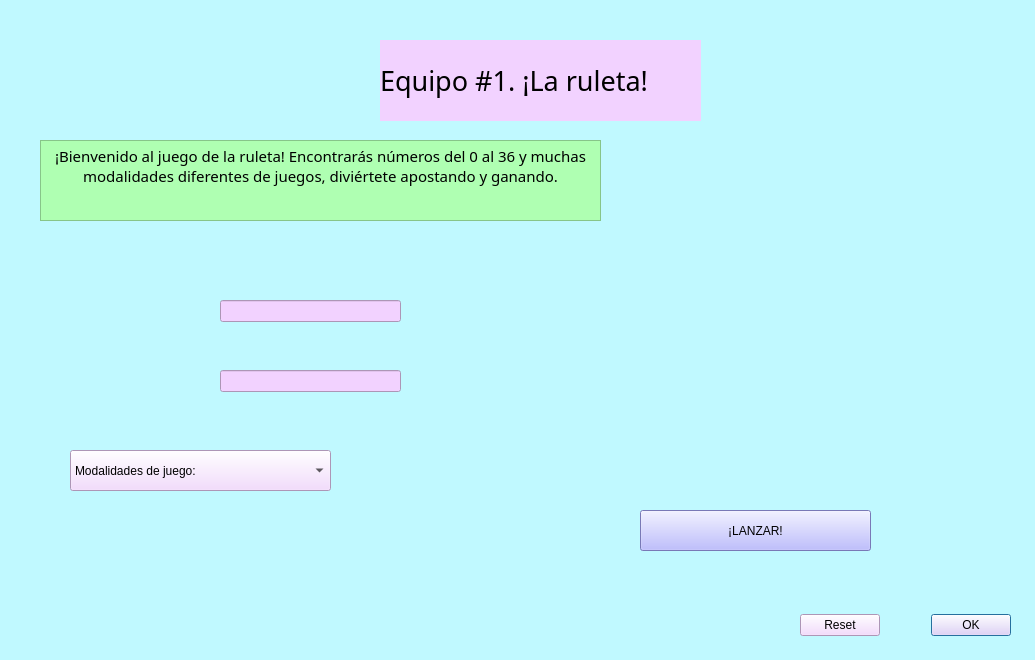
<?xml version="1.0" encoding="UTF-8"?>
<ui version="4.0">
 <class>Dialog</class>
 <widget class="QDialog" name="Dialog">
  <property name="geometry">
   <rect>
    <x>0</x>
    <y>0</y>
    <width>1035</width>
    <height>660</height>
   </rect>
  </property>
  <property name="windowTitle">
   <string>Dialog</string>
  </property>
  <property name="styleSheet">
   <string notr="true">background-color: rgb(192, 249, 255);
alternate-background-color: rgb(255, 170, 255);</string>
  </property>
  <widget class="QDialogButtonBox" name="buttonBox">
   <property name="geometry">
    <rect>
     <x>800</x>
     <y>600</y>
     <width>211</width>
     <height>51</height>
    </rect>
   </property>
   <property name="styleSheet">
    <string notr="true">background-color: rgb(242, 210, 255);
font: 10pt &quot;Rufina&quot;;</string>
   </property>
   <property name="orientation">
    <enum>Qt::Horizontal</enum>
   </property>
   <property name="standardButtons">
    <set>QDialogButtonBox::Ok|QDialogButtonBox::Reset</set>
   </property>
  </widget>
  <widget class="QLabel" name="label">
   <property name="geometry">
    <rect>
     <x>70</x>
     <y>300</y>
     <width>121</width>
     <height>21</height>
    </rect>
   </property>
   <property name="palette">
    <palette>
     <active>
      <colorrole role="WindowText">
       <brush brushstyle="SolidPattern">
        <color alpha="255">
         <red>0</red>
         <green>0</green>
         <blue>0</blue>
        </color>
       </brush>
      </colorrole>
      <colorrole role="Button">
       <brush brushstyle="SolidPattern">
        <color alpha="255">
         <red>192</red>
         <green>249</green>
         <blue>255</blue>
        </color>
       </brush>
      </colorrole>
      <colorrole role="Base">
       <brush brushstyle="SolidPattern">
        <color alpha="255">
         <red>192</red>
         <green>249</green>
         <blue>255</blue>
        </color>
       </brush>
      </colorrole>
      <colorrole role="Window">
       <brush brushstyle="SolidPattern">
        <color alpha="255">
         <red>192</red>
         <green>249</green>
         <blue>255</blue>
        </color>
       </brush>
      </colorrole>
      <colorrole role="AlternateBase">
       <brush brushstyle="SolidPattern">
        <color alpha="255">
         <red>255</red>
         <green>170</green>
         <blue>255</blue>
        </color>
       </brush>
      </colorrole>
     </active>
     <inactive>
      <colorrole role="WindowText">
       <brush brushstyle="SolidPattern">
        <color alpha="255">
         <red>0</red>
         <green>0</green>
         <blue>0</blue>
        </color>
       </brush>
      </colorrole>
      <colorrole role="Button">
       <brush brushstyle="SolidPattern">
        <color alpha="255">
         <red>192</red>
         <green>249</green>
         <blue>255</blue>
        </color>
       </brush>
      </colorrole>
      <colorrole role="Base">
       <brush brushstyle="SolidPattern">
        <color alpha="255">
         <red>192</red>
         <green>249</green>
         <blue>255</blue>
        </color>
       </brush>
      </colorrole>
      <colorrole role="Window">
       <brush brushstyle="SolidPattern">
        <color alpha="255">
         <red>192</red>
         <green>249</green>
         <blue>255</blue>
        </color>
       </brush>
      </colorrole>
      <colorrole role="AlternateBase">
       <brush brushstyle="SolidPattern">
        <color alpha="255">
         <red>255</red>
         <green>170</green>
         <blue>255</blue>
        </color>
       </brush>
      </colorrole>
     </inactive>
     <disabled>
      <colorrole role="WindowText">
       <brush brushstyle="SolidPattern">
        <color alpha="255">
         <red>120</red>
         <green>120</green>
         <blue>120</blue>
        </color>
       </brush>
      </colorrole>
      <colorrole role="Button">
       <brush brushstyle="SolidPattern">
        <color alpha="255">
         <red>192</red>
         <green>249</green>
         <blue>255</blue>
        </color>
       </brush>
      </colorrole>
      <colorrole role="Base">
       <brush brushstyle="SolidPattern">
        <color alpha="255">
         <red>192</red>
         <green>249</green>
         <blue>255</blue>
        </color>
       </brush>
      </colorrole>
      <colorrole role="Window">
       <brush brushstyle="SolidPattern">
        <color alpha="255">
         <red>192</red>
         <green>249</green>
         <blue>255</blue>
        </color>
       </brush>
      </colorrole>
      <colorrole role="AlternateBase">
       <brush brushstyle="SolidPattern">
        <color alpha="255">
         <red>255</red>
         <green>170</green>
         <blue>255</blue>
        </color>
       </brush>
      </colorrole>
     </disabled>
    </palette>
   </property>
   <property name="font">
    <font>
     <family>Rufina</family>
    </font>
   </property>
  </widget>
  <widget class="QLineEdit" name="lineEdit">
   <property name="enabled">
    <bool>false</bool>
   </property>
   <property name="geometry">
    <rect>
     <x>220</x>
     <y>300</y>
     <width>181</width>
     <height>22</height>
    </rect>
   </property>
   <property name="palette">
    <palette>
     <active>
      <colorrole role="WindowText">
       <brush brushstyle="SolidPattern">
        <color alpha="255">
         <red>20</red>
         <green>199</green>
         <blue>56</blue>
        </color>
       </brush>
      </colorrole>
      <colorrole role="Button">
       <brush brushstyle="SolidPattern">
        <color alpha="255">
         <red>242</red>
         <green>210</green>
         <blue>255</blue>
        </color>
       </brush>
      </colorrole>
      <colorrole role="Light">
       <brush brushstyle="SolidPattern">
        <color alpha="255">
         <red>141</red>
         <green>255</green>
         <blue>34</blue>
        </color>
       </brush>
      </colorrole>
      <colorrole role="Midlight">
       <brush brushstyle="SolidPattern">
        <color alpha="255">
         <red>212</red>
         <green>46</green>
         <blue>227</blue>
        </color>
       </brush>
      </colorrole>
      <colorrole role="Dark">
       <brush brushstyle="SolidPattern">
        <color alpha="255">
         <red>125</red>
         <green>20</green>
         <blue>160</blue>
        </color>
       </brush>
      </colorrole>
      <colorrole role="Mid">
       <brush brushstyle="SolidPattern">
        <color alpha="255">
         <red>131</red>
         <green>15</green>
         <blue>160</blue>
        </color>
       </brush>
      </colorrole>
      <colorrole role="Text">
       <brush brushstyle="SolidPattern">
        <color alpha="255">
         <red>0</red>
         <green>0</green>
         <blue>0</blue>
        </color>
       </brush>
      </colorrole>
      <colorrole role="ButtonText">
       <brush brushstyle="SolidPattern">
        <color alpha="255">
         <red>0</red>
         <green>0</green>
         <blue>0</blue>
        </color>
       </brush>
      </colorrole>
      <colorrole role="Base">
       <brush brushstyle="SolidPattern">
        <color alpha="255">
         <red>242</red>
         <green>210</green>
         <blue>255</blue>
        </color>
       </brush>
      </colorrole>
      <colorrole role="Window">
       <brush brushstyle="SolidPattern">
        <color alpha="255">
         <red>242</red>
         <green>210</green>
         <blue>255</blue>
        </color>
       </brush>
      </colorrole>
      <colorrole role="AlternateBase">
       <brush brushstyle="SolidPattern">
        <color alpha="255">
         <red>255</red>
         <green>170</green>
         <blue>255</blue>
        </color>
       </brush>
      </colorrole>
     </active>
     <inactive>
      <colorrole role="WindowText">
       <brush brushstyle="SolidPattern">
        <color alpha="255">
         <red>20</red>
         <green>199</green>
         <blue>56</blue>
        </color>
       </brush>
      </colorrole>
      <colorrole role="Button">
       <brush brushstyle="SolidPattern">
        <color alpha="255">
         <red>242</red>
         <green>210</green>
         <blue>255</blue>
        </color>
       </brush>
      </colorrole>
      <colorrole role="Light">
       <brush brushstyle="SolidPattern">
        <color alpha="255">
         <red>141</red>
         <green>255</green>
         <blue>34</blue>
        </color>
       </brush>
      </colorrole>
      <colorrole role="Midlight">
       <brush brushstyle="SolidPattern">
        <color alpha="255">
         <red>212</red>
         <green>46</green>
         <blue>227</blue>
        </color>
       </brush>
      </colorrole>
      <colorrole role="Dark">
       <brush brushstyle="SolidPattern">
        <color alpha="255">
         <red>125</red>
         <green>20</green>
         <blue>160</blue>
        </color>
       </brush>
      </colorrole>
      <colorrole role="Mid">
       <brush brushstyle="SolidPattern">
        <color alpha="255">
         <red>131</red>
         <green>15</green>
         <blue>160</blue>
        </color>
       </brush>
      </colorrole>
      <colorrole role="Text">
       <brush brushstyle="SolidPattern">
        <color alpha="255">
         <red>0</red>
         <green>0</green>
         <blue>0</blue>
        </color>
       </brush>
      </colorrole>
      <colorrole role="ButtonText">
       <brush brushstyle="SolidPattern">
        <color alpha="255">
         <red>0</red>
         <green>0</green>
         <blue>0</blue>
        </color>
       </brush>
      </colorrole>
      <colorrole role="Base">
       <brush brushstyle="SolidPattern">
        <color alpha="255">
         <red>242</red>
         <green>210</green>
         <blue>255</blue>
        </color>
       </brush>
      </colorrole>
      <colorrole role="Window">
       <brush brushstyle="SolidPattern">
        <color alpha="255">
         <red>242</red>
         <green>210</green>
         <blue>255</blue>
        </color>
       </brush>
      </colorrole>
      <colorrole role="AlternateBase">
       <brush brushstyle="SolidPattern">
        <color alpha="255">
         <red>255</red>
         <green>170</green>
         <blue>255</blue>
        </color>
       </brush>
      </colorrole>
     </inactive>
     <disabled>
      <colorrole role="WindowText">
       <brush brushstyle="SolidPattern">
        <color alpha="255">
         <red>125</red>
         <green>20</green>
         <blue>160</blue>
        </color>
       </brush>
      </colorrole>
      <colorrole role="Button">
       <brush brushstyle="SolidPattern">
        <color alpha="255">
         <red>242</red>
         <green>210</green>
         <blue>255</blue>
        </color>
       </brush>
      </colorrole>
      <colorrole role="Light">
       <brush brushstyle="SolidPattern">
        <color alpha="255">
         <red>141</red>
         <green>255</green>
         <blue>34</blue>
        </color>
       </brush>
      </colorrole>
      <colorrole role="Midlight">
       <brush brushstyle="SolidPattern">
        <color alpha="255">
         <red>212</red>
         <green>46</green>
         <blue>227</blue>
        </color>
       </brush>
      </colorrole>
      <colorrole role="Dark">
       <brush brushstyle="SolidPattern">
        <color alpha="255">
         <red>125</red>
         <green>20</green>
         <blue>160</blue>
        </color>
       </brush>
      </colorrole>
      <colorrole role="Mid">
       <brush brushstyle="SolidPattern">
        <color alpha="255">
         <red>131</red>
         <green>15</green>
         <blue>160</blue>
        </color>
       </brush>
      </colorrole>
      <colorrole role="Text">
       <brush brushstyle="SolidPattern">
        <color alpha="255">
         <red>125</red>
         <green>20</green>
         <blue>160</blue>
        </color>
       </brush>
      </colorrole>
      <colorrole role="ButtonText">
       <brush brushstyle="SolidPattern">
        <color alpha="255">
         <red>125</red>
         <green>20</green>
         <blue>160</blue>
        </color>
       </brush>
      </colorrole>
      <colorrole role="Base">
       <brush brushstyle="SolidPattern">
        <color alpha="255">
         <red>242</red>
         <green>210</green>
         <blue>255</blue>
        </color>
       </brush>
      </colorrole>
      <colorrole role="Window">
       <brush brushstyle="SolidPattern">
        <color alpha="255">
         <red>242</red>
         <green>210</green>
         <blue>255</blue>
        </color>
       </brush>
      </colorrole>
      <colorrole role="AlternateBase">
       <brush brushstyle="SolidPattern">
        <color alpha="255">
         <red>255</red>
         <green>170</green>
         <blue>255</blue>
        </color>
       </brush>
      </colorrole>
     </disabled>
    </palette>
   </property>
   <property name="font">
    <font>
     <family>Mongolian Baiti</family>
    </font>
   </property>
   <property name="styleSheet">
    <string notr="true">background-color: rgb(242, 210, 255);</string>
   </property>
   <property name="text">
    <string/>
   </property>
  </widget>
  <widget class="QLabel" name="label_2">
   <property name="geometry">
    <rect>
     <x>570</x>
     <y>140</y>
     <width>351</width>
     <height>381</height>
    </rect>
   </property>
   <property name="lineWidth">
    <number>1</number>
   </property>
   <property name="text">
    <string/>
   </property>
   <property name="pixmap">
    <pixmap>../ew/fianlgonorrea.png</pixmap>
   </property>
  </widget>
  <widget class="QLabel" name="label_3">
   <property name="geometry">
    <rect>
     <x>380</x>
     <y>40</y>
     <width>321</width>
     <height>81</height>
    </rect>
   </property>
   <property name="font">
    <font>
     <family>Rufina</family>
     <pointsize>20</pointsize>
     <weight>9</weight>
     <italic>false</italic>
     <bold>false</bold>
    </font>
   </property>
   <property name="styleSheet">
    <string notr="true">font: 75 20pt &quot;Rufina&quot;;
background-color: rgb(242, 210, 255);</string>
   </property>
   <property name="text">
    <string>Equipo #1. ¡La ruleta!</string>
   </property>
  </widget>
  <widget class="QLineEdit" name="lineEdit_2">
   <property name="enabled">
    <bool>false</bool>
   </property>
   <property name="geometry">
    <rect>
     <x>220</x>
     <y>370</y>
     <width>181</width>
     <height>22</height>
    </rect>
   </property>
   <property name="palette">
    <palette>
     <active>
      <colorrole role="WindowText">
       <brush brushstyle="SolidPattern">
        <color alpha="255">
         <red>20</red>
         <green>199</green>
         <blue>56</blue>
        </color>
       </brush>
      </colorrole>
      <colorrole role="Button">
       <brush brushstyle="SolidPattern">
        <color alpha="255">
         <red>242</red>
         <green>210</green>
         <blue>255</blue>
        </color>
       </brush>
      </colorrole>
      <colorrole role="Light">
       <brush brushstyle="SolidPattern">
        <color alpha="255">
         <red>141</red>
         <green>255</green>
         <blue>34</blue>
        </color>
       </brush>
      </colorrole>
      <colorrole role="Midlight">
       <brush brushstyle="SolidPattern">
        <color alpha="255">
         <red>212</red>
         <green>46</green>
         <blue>227</blue>
        </color>
       </brush>
      </colorrole>
      <colorrole role="Dark">
       <brush brushstyle="SolidPattern">
        <color alpha="255">
         <red>125</red>
         <green>20</green>
         <blue>160</blue>
        </color>
       </brush>
      </colorrole>
      <colorrole role="Mid">
       <brush brushstyle="SolidPattern">
        <color alpha="255">
         <red>131</red>
         <green>15</green>
         <blue>160</blue>
        </color>
       </brush>
      </colorrole>
      <colorrole role="Text">
       <brush brushstyle="SolidPattern">
        <color alpha="255">
         <red>0</red>
         <green>0</green>
         <blue>0</blue>
        </color>
       </brush>
      </colorrole>
      <colorrole role="ButtonText">
       <brush brushstyle="SolidPattern">
        <color alpha="255">
         <red>0</red>
         <green>0</green>
         <blue>0</blue>
        </color>
       </brush>
      </colorrole>
      <colorrole role="Base">
       <brush brushstyle="SolidPattern">
        <color alpha="255">
         <red>242</red>
         <green>210</green>
         <blue>255</blue>
        </color>
       </brush>
      </colorrole>
      <colorrole role="Window">
       <brush brushstyle="SolidPattern">
        <color alpha="255">
         <red>242</red>
         <green>210</green>
         <blue>255</blue>
        </color>
       </brush>
      </colorrole>
      <colorrole role="AlternateBase">
       <brush brushstyle="SolidPattern">
        <color alpha="255">
         <red>255</red>
         <green>170</green>
         <blue>255</blue>
        </color>
       </brush>
      </colorrole>
     </active>
     <inactive>
      <colorrole role="WindowText">
       <brush brushstyle="SolidPattern">
        <color alpha="255">
         <red>20</red>
         <green>199</green>
         <blue>56</blue>
        </color>
       </brush>
      </colorrole>
      <colorrole role="Button">
       <brush brushstyle="SolidPattern">
        <color alpha="255">
         <red>242</red>
         <green>210</green>
         <blue>255</blue>
        </color>
       </brush>
      </colorrole>
      <colorrole role="Light">
       <brush brushstyle="SolidPattern">
        <color alpha="255">
         <red>141</red>
         <green>255</green>
         <blue>34</blue>
        </color>
       </brush>
      </colorrole>
      <colorrole role="Midlight">
       <brush brushstyle="SolidPattern">
        <color alpha="255">
         <red>212</red>
         <green>46</green>
         <blue>227</blue>
        </color>
       </brush>
      </colorrole>
      <colorrole role="Dark">
       <brush brushstyle="SolidPattern">
        <color alpha="255">
         <red>125</red>
         <green>20</green>
         <blue>160</blue>
        </color>
       </brush>
      </colorrole>
      <colorrole role="Mid">
       <brush brushstyle="SolidPattern">
        <color alpha="255">
         <red>131</red>
         <green>15</green>
         <blue>160</blue>
        </color>
       </brush>
      </colorrole>
      <colorrole role="Text">
       <brush brushstyle="SolidPattern">
        <color alpha="255">
         <red>0</red>
         <green>0</green>
         <blue>0</blue>
        </color>
       </brush>
      </colorrole>
      <colorrole role="ButtonText">
       <brush brushstyle="SolidPattern">
        <color alpha="255">
         <red>0</red>
         <green>0</green>
         <blue>0</blue>
        </color>
       </brush>
      </colorrole>
      <colorrole role="Base">
       <brush brushstyle="SolidPattern">
        <color alpha="255">
         <red>242</red>
         <green>210</green>
         <blue>255</blue>
        </color>
       </brush>
      </colorrole>
      <colorrole role="Window">
       <brush brushstyle="SolidPattern">
        <color alpha="255">
         <red>242</red>
         <green>210</green>
         <blue>255</blue>
        </color>
       </brush>
      </colorrole>
      <colorrole role="AlternateBase">
       <brush brushstyle="SolidPattern">
        <color alpha="255">
         <red>255</red>
         <green>170</green>
         <blue>255</blue>
        </color>
       </brush>
      </colorrole>
     </inactive>
     <disabled>
      <colorrole role="WindowText">
       <brush brushstyle="SolidPattern">
        <color alpha="255">
         <red>125</red>
         <green>20</green>
         <blue>160</blue>
        </color>
       </brush>
      </colorrole>
      <colorrole role="Button">
       <brush brushstyle="SolidPattern">
        <color alpha="255">
         <red>242</red>
         <green>210</green>
         <blue>255</blue>
        </color>
       </brush>
      </colorrole>
      <colorrole role="Light">
       <brush brushstyle="SolidPattern">
        <color alpha="255">
         <red>141</red>
         <green>255</green>
         <blue>34</blue>
        </color>
       </brush>
      </colorrole>
      <colorrole role="Midlight">
       <brush brushstyle="SolidPattern">
        <color alpha="255">
         <red>212</red>
         <green>46</green>
         <blue>227</blue>
        </color>
       </brush>
      </colorrole>
      <colorrole role="Dark">
       <brush brushstyle="SolidPattern">
        <color alpha="255">
         <red>125</red>
         <green>20</green>
         <blue>160</blue>
        </color>
       </brush>
      </colorrole>
      <colorrole role="Mid">
       <brush brushstyle="SolidPattern">
        <color alpha="255">
         <red>131</red>
         <green>15</green>
         <blue>160</blue>
        </color>
       </brush>
      </colorrole>
      <colorrole role="Text">
       <brush brushstyle="SolidPattern">
        <color alpha="255">
         <red>125</red>
         <green>20</green>
         <blue>160</blue>
        </color>
       </brush>
      </colorrole>
      <colorrole role="ButtonText">
       <brush brushstyle="SolidPattern">
        <color alpha="255">
         <red>125</red>
         <green>20</green>
         <blue>160</blue>
        </color>
       </brush>
      </colorrole>
      <colorrole role="Base">
       <brush brushstyle="SolidPattern">
        <color alpha="255">
         <red>242</red>
         <green>210</green>
         <blue>255</blue>
        </color>
       </brush>
      </colorrole>
      <colorrole role="Window">
       <brush brushstyle="SolidPattern">
        <color alpha="255">
         <red>242</red>
         <green>210</green>
         <blue>255</blue>
        </color>
       </brush>
      </colorrole>
      <colorrole role="AlternateBase">
       <brush brushstyle="SolidPattern">
        <color alpha="255">
         <red>255</red>
         <green>170</green>
         <blue>255</blue>
        </color>
       </brush>
      </colorrole>
     </disabled>
    </palette>
   </property>
   <property name="font">
    <font>
     <family>Monotype Corsiva</family>
    </font>
   </property>
   <property name="styleSheet">
    <string notr="true">background-color: rgb(242, 210, 255);</string>
   </property>
   <property name="text">
    <string/>
   </property>
  </widget>
  <widget class="QLabel" name="label_4">
   <property name="geometry">
    <rect>
     <x>70</x>
     <y>370</y>
     <width>141</width>
     <height>21</height>
    </rect>
   </property>
   <property name="palette">
    <palette>
     <active>
      <colorrole role="WindowText">
       <brush brushstyle="SolidPattern">
        <color alpha="255">
         <red>0</red>
         <green>0</green>
         <blue>0</blue>
        </color>
       </brush>
      </colorrole>
      <colorrole role="Button">
       <brush brushstyle="SolidPattern">
        <color alpha="255">
         <red>192</red>
         <green>249</green>
         <blue>255</blue>
        </color>
       </brush>
      </colorrole>
      <colorrole role="Base">
       <brush brushstyle="SolidPattern">
        <color alpha="255">
         <red>192</red>
         <green>249</green>
         <blue>255</blue>
        </color>
       </brush>
      </colorrole>
      <colorrole role="Window">
       <brush brushstyle="SolidPattern">
        <color alpha="255">
         <red>192</red>
         <green>249</green>
         <blue>255</blue>
        </color>
       </brush>
      </colorrole>
      <colorrole role="AlternateBase">
       <brush brushstyle="SolidPattern">
        <color alpha="255">
         <red>255</red>
         <green>170</green>
         <blue>255</blue>
        </color>
       </brush>
      </colorrole>
     </active>
     <inactive>
      <colorrole role="WindowText">
       <brush brushstyle="SolidPattern">
        <color alpha="255">
         <red>0</red>
         <green>0</green>
         <blue>0</blue>
        </color>
       </brush>
      </colorrole>
      <colorrole role="Button">
       <brush brushstyle="SolidPattern">
        <color alpha="255">
         <red>192</red>
         <green>249</green>
         <blue>255</blue>
        </color>
       </brush>
      </colorrole>
      <colorrole role="Base">
       <brush brushstyle="SolidPattern">
        <color alpha="255">
         <red>192</red>
         <green>249</green>
         <blue>255</blue>
        </color>
       </brush>
      </colorrole>
      <colorrole role="Window">
       <brush brushstyle="SolidPattern">
        <color alpha="255">
         <red>192</red>
         <green>249</green>
         <blue>255</blue>
        </color>
       </brush>
      </colorrole>
      <colorrole role="AlternateBase">
       <brush brushstyle="SolidPattern">
        <color alpha="255">
         <red>255</red>
         <green>170</green>
         <blue>255</blue>
        </color>
       </brush>
      </colorrole>
     </inactive>
     <disabled>
      <colorrole role="WindowText">
       <brush brushstyle="SolidPattern">
        <color alpha="255">
         <red>120</red>
         <green>120</green>
         <blue>120</blue>
        </color>
       </brush>
      </colorrole>
      <colorrole role="Button">
       <brush brushstyle="SolidPattern">
        <color alpha="255">
         <red>192</red>
         <green>249</green>
         <blue>255</blue>
        </color>
       </brush>
      </colorrole>
      <colorrole role="Base">
       <brush brushstyle="SolidPattern">
        <color alpha="255">
         <red>192</red>
         <green>249</green>
         <blue>255</blue>
        </color>
       </brush>
      </colorrole>
      <colorrole role="Window">
       <brush brushstyle="SolidPattern">
        <color alpha="255">
         <red>192</red>
         <green>249</green>
         <blue>255</blue>
        </color>
       </brush>
      </colorrole>
      <colorrole role="AlternateBase">
       <brush brushstyle="SolidPattern">
        <color alpha="255">
         <red>255</red>
         <green>170</green>
         <blue>255</blue>
        </color>
       </brush>
      </colorrole>
     </disabled>
    </palette>
   </property>
   <property name="font">
    <font>
     <family>Rufina</family>
    </font>
   </property>
  </widget>
  <widget class="QComboBox" name="comboBox">
   <property name="geometry">
    <rect>
     <x>70</x>
     <y>450</y>
     <width>261</width>
     <height>41</height>
    </rect>
   </property>
   <property name="styleSheet">
    <string notr="true">background-color: rgb(242, 210, 255);
font: 12pt &quot;Rufina&quot;;</string>
   </property>
   <item>
    <property name="text">
     <string>Modalidades de juego:</string>
    </property>
   </item>
   <item>
    <property name="text">
     <string>Apuesta número</string>
    </property>
   </item>
   <item>
    <property name="text">
     <string>Apuesta color</string>
    </property>
   </item>
   <item>
    <property name="text">
     <string>Apuesta par</string>
    </property>
   </item>
   <item>
    <property name="text">
     <string>Apuesta impar</string>
    </property>
   </item>
   <item>
    <property name="text">
     <string>Apuesta rango de números</string>
    </property>
   </item>
  </widget>
  <widget class="QLabel" name="label_5">
   <property name="geometry">
    <rect>
     <x>-20</x>
     <y>550</y>
     <width>251</width>
     <height>121</height>
    </rect>
   </property>
   <property name="font">
    <font>
     <family>Myanmar Text</family>
     <pointsize>1</pointsize>
     <stylestrategy>PreferAntialias</stylestrategy>
    </font>
   </property>
   <property name="cursor">
    <cursorShape>IBeamCursor</cursorShape>
   </property>
   <property name="contextMenuPolicy">
    <enum>Qt::PreventContextMenu</enum>
   </property>
   <property name="text">
    <string/>
   </property>
   <property name="scaledContents">
    <bool>false</bool>
   </property>
  </widget>
  <widget class="QTextBrowser" name="textBrowser">
   <property name="geometry">
    <rect>
     <x>40</x>
     <y>140</y>
     <width>561</width>
     <height>81</height>
    </rect>
   </property>
   <property name="font">
    <font>
     <family>Rufina</family>
     <pointsize>12</pointsize>
     <weight>9</weight>
     <italic>false</italic>
     <bold>false</bold>
    </font>
   </property>
   <property name="styleSheet">
    <string notr="true">background-color: rgb(175, 255, 178);
font: 75 12pt &quot;Rufina&quot;;</string>
   </property>
   <property name="html">
    <string>&lt;!DOCTYPE HTML PUBLIC &quot;-//W3C//DTD HTML 4.0//EN&quot; &quot;http://www.w3.org/TR/REC-html40/strict.dtd&quot;&gt;
&lt;html&gt;&lt;head&gt;&lt;meta name=&quot;qrichtext&quot; content=&quot;1&quot; /&gt;&lt;style type=&quot;text/css&quot;&gt;
p, li { white-space: pre-wrap; }
&lt;/style&gt;&lt;/head&gt;&lt;body style=&quot; font-family:'Rufina'; font-size:12pt; font-weight:72; font-style:normal;&quot;&gt;
&lt;p align=&quot;center&quot; style=&quot; margin-top:0px; margin-bottom:0px; margin-left:0px; margin-right:0px; -qt-block-indent:0; text-indent:0px;&quot;&gt;&lt;span style=&quot; font-family:'MS Shell Dlg 2'; font-size:11pt; font-weight:400;&quot;&gt;¡Bienvenido al juego de la ruleta! Encontrarás números del 0 al 36 y muchas modalidades diferentes de juegos, diviértete apostando y ganando.&lt;/span&gt;&lt;/p&gt;&lt;/body&gt;&lt;/html&gt;</string>
   </property>
  </widget>
  <widget class="QPushButton" name="pushButton">
   <property name="geometry">
    <rect>
     <x>640</x>
     <y>510</y>
     <width>231</width>
     <height>41</height>
    </rect>
   </property>
   <property name="styleSheet">
    <string notr="true">background-color: rgb(170, 170, 255);
font: 12pt &quot;Rufina&quot;;</string>
   </property>
   <property name="text">
    <string>¡LANZAR!</string>
   </property>
  </widget>
 </widget>
 <resources/>
 <connections>
  <connection>
   <sender>buttonBox</sender>
   <signal>rejected()</signal>
   <receiver>Dialog</receiver>
   <slot>reject()</slot>
   <hints>
    <hint type="sourcelabel">
     <x>316</x>
     <y>260</y>
    </hint>
    <hint type="destinationlabel">
     <x>286</x>
     <y>274</y>
    </hint>
   </hints>
  </connection>
  <connection>
   <sender>buttonBox</sender>
   <signal>accepted()</signal>
   <receiver>Dialog</receiver>
   <slot>accept()</slot>
   <hints>
    <hint type="sourcelabel">
     <x>248</x>
     <y>254</y>
    </hint>
    <hint type="destinationlabel">
     <x>157</x>
     <y>274</y>
    </hint>
   </hints>
  </connection>
 </connections>
</ui>
